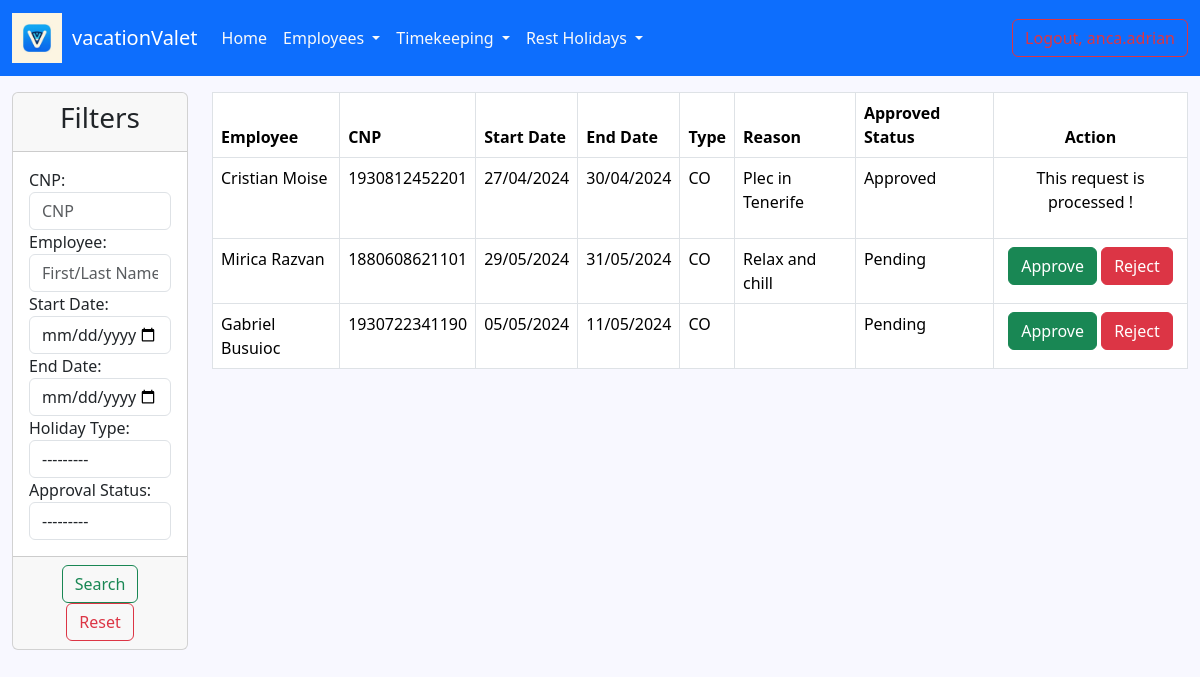
The app's page /list_requests/ (signed in), older data.
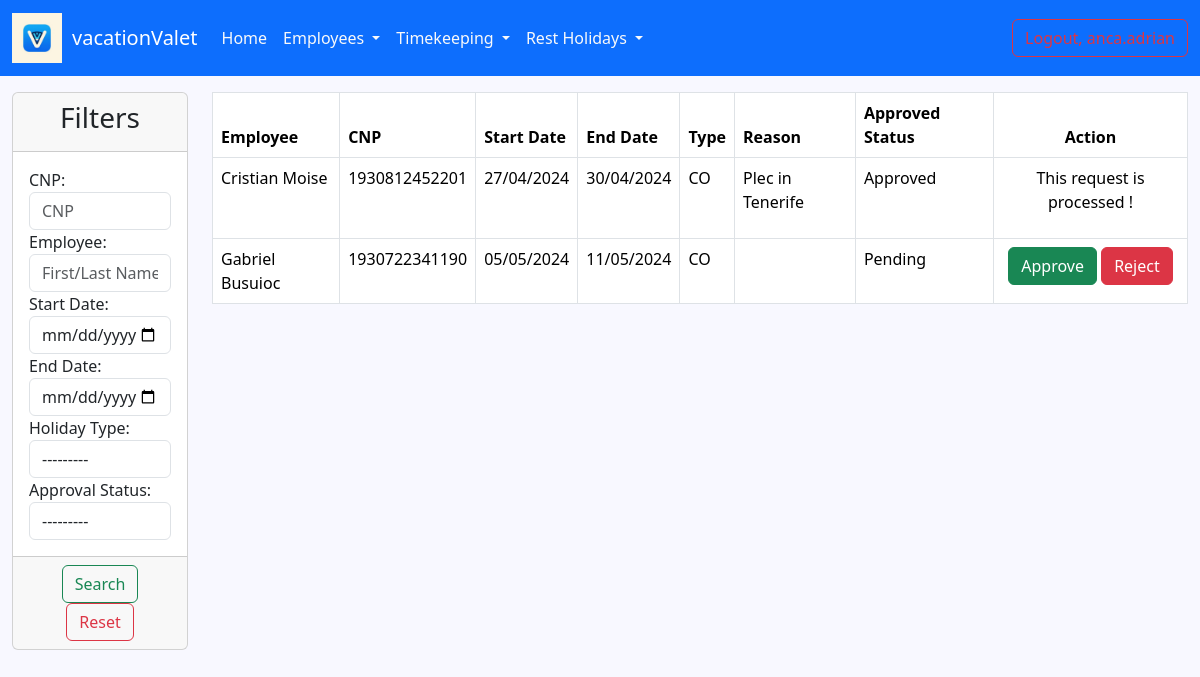
The same page, newer data.
### employee/models.py (models this page shows, shortened)
class HolidayRequest(models.Model):
    TYPE_CHOICES = (
        ('co', 'CO'),
        ('cev', 'CEV')
    )
    APPROVAL_CHOICES = (
        ('pending', 'Pending'),
        ('approved', 'Approved'),
        ('rejected', 'Rejected'),
    )
    employee = models.ForeignKey(Employee, on_delete=models.CASCADE)
    start_date = models.DateField()
    end_date = models.DateField()
    type = models.CharField(max_length=50, choices=TYPE_CHOICES)
    attachment = models.FileField(upload_to='holiday_request/')
    reason = models.TextField(null=True, blank=True)
    approval_status = models.CharField(max_length=50, choices=APPROVAL_CHOICES, default='pending')

class Employee(AbstractUser):
    GENDER_OPTIONS = (
        ('male', 'Male'),
        ('female', 'Female')
    )
    cnp = models.IntegerField(blank=False, null=True, unique=True)
    gender = models.CharField(max_length=6, choices=GENDER_OPTIONS, null=True)
    birth_date = models.DateField(null=True, blank=False)
    departament = models.ForeignKey(Department, on_delete=models.CASCADE, null=True)
    start_date = models.DateField(null=True)
    end_date = models.DateField(null=True, blank=True)
    notice_date = models.DateField(null=True, blank=True)
    address = models.TextField(blank=True, null=True)
    is_supervisor = models.BooleanField(default=False, blank=True, null=True)
    days_off = models.IntegerField(blank=True, null=True)
    created_at = models.DateTimeField(auto_now_add=True)
    updated_at = models.DateTimeField(auto_now=True)
    @property
    def is_supervisor(self):
        return Department.objects.filter(supervisor=self).exists()

### employee/views.py (the view)
# urls.py: path('list_requests/', views.HolidayRequestListView.as_view(), name='list-requests'),
class HolidayRequestListView(LoginRequiredMixin, ListView):
    template_name = 'rest_holidays/holiday_request_list.html'
    model = HolidayRequest
    context_object_name = 'holiday_requests'
    def get_queryset(self):
        if self.request.user.is_superuser:
            return HolidayRequest.objects.all()
        else:
            departaments = Department.objects.filter(supervisor=self.request.user)
            members = Employee.objects.filter(department__in=departaments)
            requests = HolidayRequest.objects.filter(employee__in=members)
            return requests
    def get_context_data(self, **kwargs):
        data = super().get_context_data(**kwargs)
        requests = HolidayRequest.objects.all()
        myfilter = HolidayFilter(self.request.GET, queryset=requests)
        requests = myfilter.qs
        data['holiday_requests'] = requests
        data['filter'] = myfilter.form
        return data

### templates/rest_holidays/holiday_request_list.html (shortened to what this page needs)
{% extends 'base.html' %}
{% load static %}
{% block head %}
    <link rel="stylesheet" type="text/css" href="{% static 'css/add_leave_request/approve_leave_request.css' %}">
{% endblock %}
{% block content %}
    <div class="container-fluid">
        <div class="row">
            <div class="col-md-2 gy-3">
                <div class="card">
                    <div class="card-header">
                        <h3 class="text-center">Filters</h3>
                    </div>
                    <form method="get">
                        <div class="card-body">
                            {{ filter }}
                        </div>
                        <div class="card-footer text-center">
                            <button type="submit" class="btn btn-outline-success">Search</button>
                            <a href="{% url 'list-requests' %}" class="btn btn-outline-danger">Reset</a>
                        </div>
                    </form>
                </div>
            </div>
            <div class="col-md-10 gy-3">
                <table class="table table-bordered">
                    <thead>
                    <tr>
                        <th>Employee</th>
                        <th>CNP</th>
                        <th>Start Date</th>
                        <th>End Date</th>
                        <th>Type</th>
                        <th>Reason</th>
                        <th>Approved Status</th>
                        <th class="text-center">Action</th>
                    </tr>
                    </thead>
                    <tbody>
                    {% for holiday in holiday_requests %}
                        <tr>
                            <td>{{ holiday.employee.first_name }} {{ holiday.employee.last_name }}</td>
                            <td>{{ holiday.employee.cnp }}</td>
                            <td>{{ holiday.start_date|date:'d/m/Y' }}</td>
                            <td>{{ holiday.end_date|date:'d/m/Y' }}</td>
                            <td>
                                {% for option in holiday.TYPE_CHOICES %}
                                    {% if option.0 == holiday.type %}
                                        {{ option.1 }}
                                    {% endif %}
                                {% endfor %}
                            </td>
                            <td>{{ holiday.reason }}</td>
                            <td>
                                {% for option in holiday.APPROVAL_CHOICES %}
                                    {% if option.0 == holiday.approval_status %}
                                        {{ option.1 }}
                                    {% endif %}
                                {% endfor %}
                            </td>
                            <td class="text-center">
                                {% if holiday.approval_status == 'pending' %}
                                    <form method="post" action="{% url 'approve-request' %}">
                                        <button type="submit" class="btn btn-success btn-approve" name="approve"
                                                value="1">
                                            Approve
                                        </button>
                                        <button type="submit" class="btn btn-danger btn-reject" name="reject" value="1">
                                            Reject
                                        </button>
                                    </form>
                                {% else %}
                                    <p>This request is processed ! </p>
                                {% endif %}
                            </td>
                        </tr>
                        </tbody>
                    {% endfor %}
                </table>
            </div>
{% endblock %}

Row changes from the older to the newer data that the page shows:
removed HolidayRequest: employee.first_name "Mirica", employee.last_name "Razvan", employee.cnp "1880608621101", start_date "29/05/2024", end_date "31/05/2024", option "CO", reason "Relax and chill", option "Pending"
